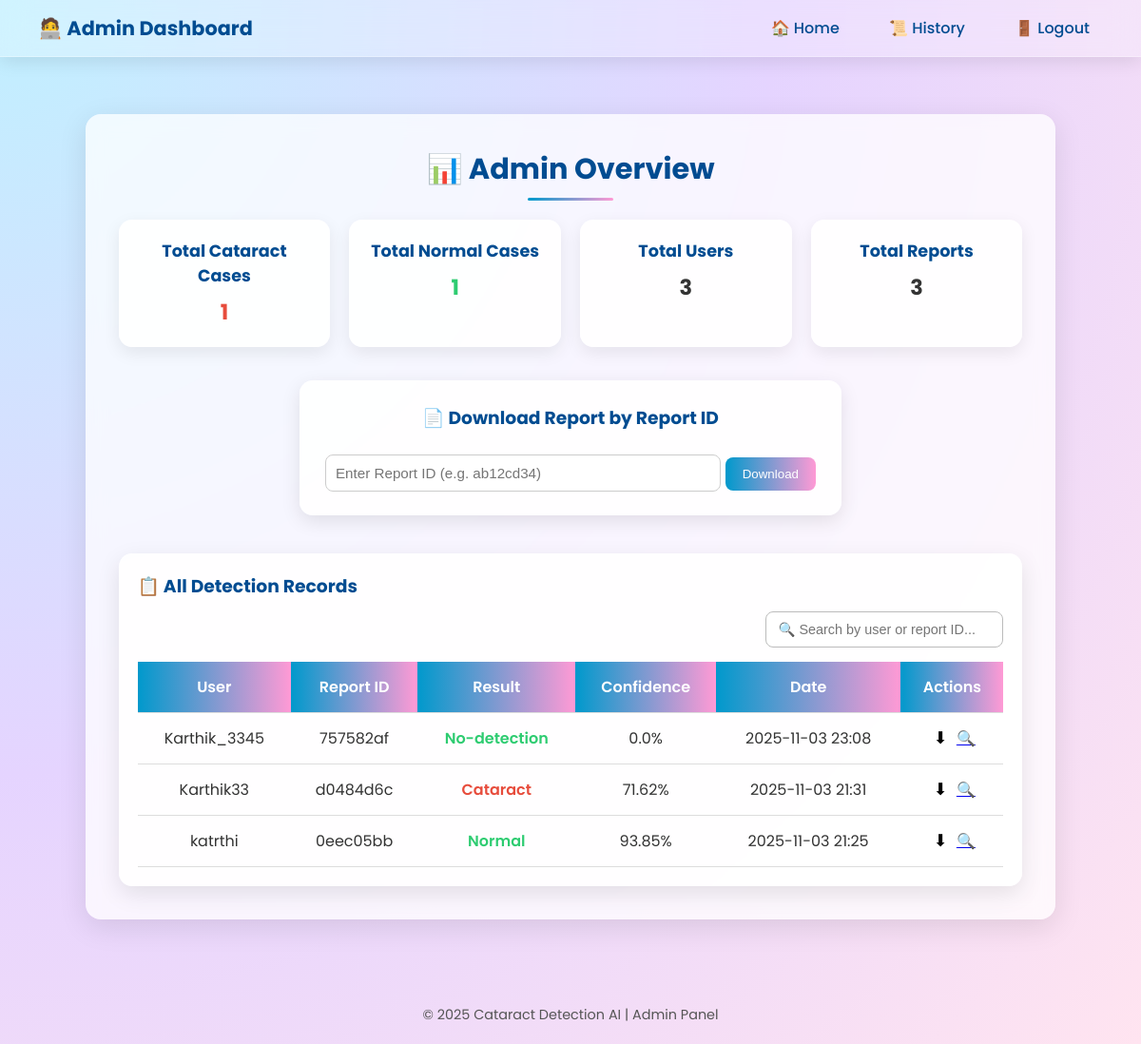
The page /admin (signed in) on the database its author committed.
### database.py (models this page shows, shortened)
class Detection(db.Model):
    __tablename__ = 'detection'
    id = db.Column(db.Integer, primary_key=True)
    report_id = db.Column(db.String(10), unique=True, nullable=False, index=True)
    filename = db.Column(db.String(255), nullable=False)
    annotated = db.Column(db.String(255), nullable=True)
    result = db.Column(db.String(50), nullable=False)
    confidence = db.Column(db.Float, nullable=False)
    timestamp = db.Column(db.DateTime, default=datetime.utcnow, index=True)
    user_id = db.Column(db.Integer, db.ForeignKey('user.id'), nullable=False)

class User(db.Model, UserMixin):
    __tablename__ = 'user'
    id = db.Column(db.Integer, primary_key=True)
    username = db.Column(db.String(100), nullable=False, unique=True, index=True)
    email = db.Column(db.String(120), nullable=False, unique=True, index=True)
    password = db.Column(db.String(200), nullable=False)
    is_admin = db.Column(db.Boolean, default=False)
    created_at = db.Column(db.DateTime, default=datetime.utcnow)
    detections = db.relationship('Detection', backref='user', lazy=True, cascade="all, delete-orphan")

### app.py (the view)
@app.route('/admin')
@login_required
def admin_dashboard():
    if not getattr(current_user, "is_admin", False):
        flash("Access denied — Admins only!", "danger")
        return redirect(url_for('index'))
    detections = Detection.query.order_by(Detection.timestamp.desc()).all()
    recent = Detection.query.order_by(Detection.timestamp.desc()).limit(5).all()
    return render_template('admin_dashboard.html', detections=detections, recent=recent, user=current_user)

### app.py (called while the page is built)
@login_manager.user_loader
def load_user(user_id):
    try:
        return db.session.get(User, int(user_id))
    except Exception:
        return None

### templates/admin_dashboard.html (shortened to what this page needs)
<!DOCTYPE html>
<html lang="en">
<head>
</head>
<body>
  <nav class="navbar">
    <h2>🧑‍💻 Admin Dashboard</h2>
    <div>
      <a href="{{ url_for('index') }}">🏠 Home</a>
      <a href="{{ url_for('history') }}">📜 History</a>
      <a href="{{ url_for('logout') }}">🚪 Logout</a>
    </div>
  </nav>
  <div class="container">
    <h1>📊 Admin Overview</h1>
    <div class="summary">
      <div class="card cataract">
        <h3>Total Cataract Cases</h3>
        <p>{{ detections|selectattr("result", "equalto", "cataract")|list|length }}</p>
      </div>
      <div class="card normal">
        <h3>Total Normal Cases</h3>
        <p>{{ detections|selectattr("result", "equalto", "normal")|list|length }}</p>
      </div>
      <div class="card">
        <h3>Total Users</h3>
        <p>{{ detections|map(attribute='user_id')|unique|list|length }}</p>
      </div>
      <div class="card">
        <h3>Total Reports</h3>
        <p>{{ detections|length }}</p>
      </div>
    </div>
    <div class="download-box">
      <h3>📄 Download Report by Report ID</h3>
      <form action="{{ url_for('download_report') }}" method="POST">
        <input type="text" name="report_id" placeholder="Enter Report ID (e.g. ab12cd34)" required>
        <button type="submit" class="btn">Download</button>
      </form>
    </div>
    <div class="table-wrap">
      <h3 style="color:#004c91; margin-bottom:12px;">📋 All Detection Records</h3>
      <div class="search-bar">
        <input type="text" id="searchInput" placeholder="🔍 Search by user or report ID...">
      </div>
      {% if detections %}
      <table id="recordsTable">
        <thead>
          <tr>
            <th>User</th>
            <th>Report ID</th>
            <th>Result</th>
            <th>Confidence</th>
            <th>Date</th>
            <th>Actions</th>
          </tr>
        </thead>
        <tbody>
          {% for d in detections %}
          <tr>
            <td>{{ d.user.username }}</td>
            <td>{{ d.report_id }}</td>
            <td class="{{ 'positive' if d.result == 'cataract' else 'normal' }}">{{ d.result|capitalize }}</td>
            <td>{{ (d.confidence * 100)|round(2) }}%</td>
            <td>{{ d.timestamp.strftime('%Y-%m-%d %H:%M') }}</td>
            <td class="actions">
              <form action="{{ url_for('download_report') }}" method="POST" style="display:inline;">
                <button title="Download">⬇</button>
              </form>
              <a href="{{ url_for('view_report', report_id=d.report_id) }}" title="View Report">🔍</a>
            </td>
          </tr>
          {% endfor %}
        </tbody>
      </table>
      {% else %}
        <div style="text-align:center; margin-top:20px;">No detection records available yet.</div>
      {% endif %}
    </div>
  </div>
  <footer>© 2025 Cataract Detection AI | Admin Panel</footer>
</body>
</html>

### templates/admin_dashboard.html (style rules this page uses)
* { margin: 0; padding: 0; box-sizing: border-box; }
body { font-family: 'Poppins', sans-serif; background: radial-gradient(circle at top left, #c0f0ff, #e5d4ff, #ffe4f0); background-attachment: fixed; display: flex; flex-direction: column; min-height: 100vh; color: #333; overflow-x: hidden; }
.navbar { position: fixed; top: 0; left: 0; right: 0; background: rgba(255, 255, 255, 0.25); backdrop-filter: blur(15px); border-bottom: 1px solid rgba(255, 255, 255, 0.3); display: flex; justify-content: space-between; align-items: center; padding: 14px 40px; z-index: 1000; box-shadow: 0 4px 20px rgba(0, 0, 0, 0.1); }
.navbar h2 { color: #004c91; font-weight: 700; font-size: 1.3rem; }
.navbar a { color: #004c91; text-decoration: none; margin-left: 20px; font-weight: 500; padding: 8px 14px; border-radius: 8px; transition: all 0.3s ease; }
.container { margin: 120px auto 50px auto; max-width: 1200px; background: rgba(255, 255, 255, 0.75); backdrop-filter: blur(10px); border-radius: 16px; box-shadow: 0 8px 30px rgba(0, 0, 0, 0.1); padding: 35px; animation: fadeIn 0.8s ease; }
h1 { text-align: center; color: #004c91; margin-bottom: 30px; font-size: 1.9rem; position: relative; }
h1::after { content: ""; position: absolute; bottom: -10px; left: 50%; transform: translateX(-50%); width: 90px; height: 3px; background: linear-gradient(90deg, #0099cc, #ff9ad5); border-radius: 5px; }
.summary { display: flex; flex-wrap: wrap; justify-content: space-between; gap: 20px; margin-bottom: 35px; }
.card { flex: 1; min-width: 220px; background: rgba(255, 255, 255, 0.9); border-radius: 14px; box-shadow: 0 6px 18px rgba(0, 0, 0, 0.08); padding: 20px; text-align: center; transition: transform 0.3s ease, box-shadow 0.3s ease; }
.card h3 { color: #004c91; margin-bottom: 8px; font-size: 1.1rem; }
.card p { font-size: 1.4rem; font-weight: 700; margin: 0; }
.card.cataract p { color: #e74c3c; }
.card.normal p { color: #2ecc71; }
.download-box { background: rgba(255, 255, 255, 0.9); border-radius: 14px; box-shadow: 0 6px 20px rgba(0,0,0,0.1); padding: 25px; text-align: center; margin: 0 auto 40px auto; width: 60%; min-width: 320px; }
.download-box h3 { color: #004c91; margin-bottom: 15px; }
.download-box input { width: 80%; padding: 10px; border-radius: 8px; border: 1px solid #ccc; outline: none; font-size: 0.95rem; }
.btn { background: linear-gradient(90deg, #0099cc, #ff9ad5); color: white; border: none; border-radius: 8px; padding: 10px 18px; cursor: pointer; transition: 0.3s; margin-top: 12px; font-weight: 500; }
.search-bar { display: flex; justify-content: flex-end; margin-bottom: 15px; }
.search-bar input { padding: 10px 12px; border-radius: 8px; border: 1px solid #bbb; width: 250px; outline: none; font-size: 0.9rem; background: rgba(255,255,255,0.85); }
.table-wrap { background: rgba(255, 255, 255, 0.9); border-radius: 14px; padding: 20px; box-shadow: 0 8px 25px rgba(0, 0, 0, 0.1); overflow-x: auto; }
table { width: 100%; border-collapse: collapse; min-width: 850px; }
th, td { padding: 14px; text-align: center; border-bottom: 1px solid #ddd; }
th { background: linear-gradient(90deg, #0099cc, #ff9ad5); color: white; font-weight: 600; }
.positive { color: #e74c3c; font-weight: 600; }
.normal { color: #2ecc71; font-weight: 600; }
.actions button { border: none; background: transparent; cursor: pointer; font-size: 1.1rem; margin: 0 5px; transition: transform 0.2s ease; }
footer { text-align: center; margin: 40px 0 20px 0; font-size: 0.9rem; color: #555; }

### rows shown on the page
Detection: user.username "Karthik_3345", report_id "757582af", result "No-detection", (d.confidence*100)|round(2) "0.0", timestamp "2025-11-03 23:08"
Detection: user.username "Karthik33", report_id "d0484d6c", result "Cataract", (d.confidence*100)|round(2) "71.62", timestamp "2025-11-03 21:31"
Detection: user.username "katrthi", report_id "0eec05bb", result "Normal", (d.confidence*100)|round(2) "93.85", timestamp "2025-11-03 21:25"

### other values the page prints
{{ detections|selectattr("result", "equalto", "cataract")|list|length }} "1"
{{ detections|selectattr("result", "equalto", "normal")|list|length }} "1"
{{ detections|map(attribute='user_id')|unique|list|length }} "3"
{{ detections|length }} "3"
